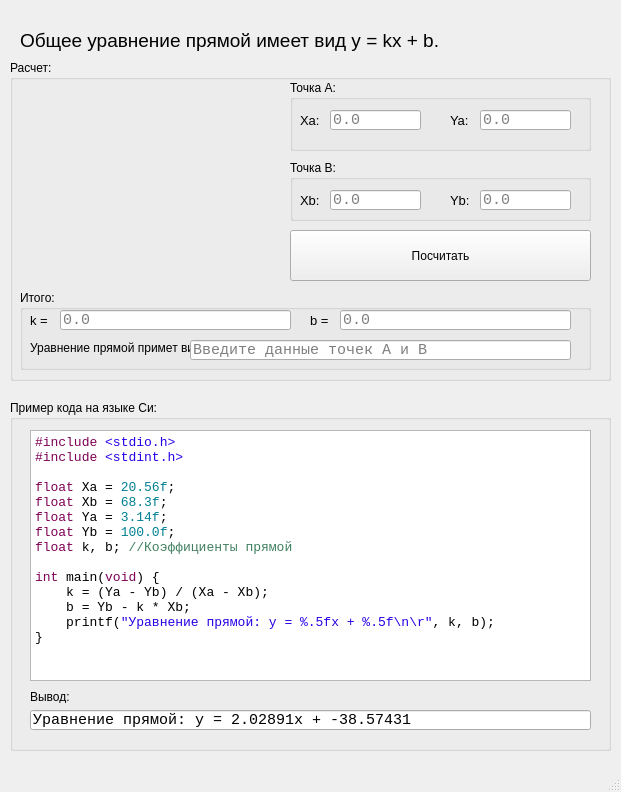
<?xml version="1.0" encoding="UTF-8"?>
<ui version="4.0">
 <class>calc_line_2_points</class>
 <widget class="QMainWindow" name="calc_line_2_points">
  <property name="geometry">
   <rect>
    <x>0</x>
    <y>0</y>
    <width>621</width>
    <height>792</height>
   </rect>
  </property>
  <property name="minimumSize">
   <size>
    <width>621</width>
    <height>559</height>
   </size>
  </property>
  <property name="maximumSize">
   <size>
    <width>621</width>
    <height>60000</height>
   </size>
  </property>
  <property name="windowTitle">
   <string>Уравнение прямой по 2 точкам</string>
  </property>
  <property name="windowIcon">
   <iconset resource="images.qrc">
    <normaloff>:/app2.ico</normaloff>:/app2.ico</iconset>
  </property>
  <property name="styleSheet">
   <string notr="true"/>
  </property>
  <widget class="QWidget" name="centralwidget">
   <widget class="QLabel" name="label_7">
    <property name="geometry">
     <rect>
      <x>20</x>
      <y>20</y>
      <width>441</width>
      <height>41</height>
     </rect>
    </property>
    <property name="font">
     <font>
      <family>Arial</family>
      <pointsize>14</pointsize>
     </font>
    </property>
    <property name="text">
     <string>Общее уравнение прямой имеет вид y = kx + b.</string>
    </property>
   </widget>
   <widget class="QGroupBox" name="groupBox">
    <property name="geometry">
     <rect>
      <x>10</x>
      <y>400</y>
      <width>601</width>
      <height>351</height>
     </rect>
    </property>
    <property name="title">
     <string>Пример кода на языке Си:</string>
    </property>
    <widget class="QTextBrowser" name="textBrowser">
     <property name="geometry">
      <rect>
       <x>20</x>
       <y>30</y>
       <width>561</width>
       <height>251</height>
      </rect>
     </property>
     <property name="font">
      <font>
       <family>Consolas</family>
       <pointsize>10</pointsize>
      </font>
     </property>
     <property name="html">
      <string>&lt;!DOCTYPE HTML PUBLIC &quot;-//W3C//DTD HTML 4.0//EN&quot; &quot;http://www.w3.org/TR/REC-html40/strict.dtd&quot;&gt;
&lt;html&gt;&lt;head&gt;&lt;meta name=&quot;qrichtext&quot; content=&quot;1&quot; /&gt;&lt;style type=&quot;text/css&quot;&gt;
p, li { white-space: pre-wrap; }
&lt;/style&gt;&lt;/head&gt;&lt;body style=&quot; font-family:'Consolas'; font-size:10pt; font-weight:400; font-style:normal;&quot;&gt;
&lt;p style=&quot; margin-top:0px; margin-bottom:0px; margin-left:0px; margin-right:0px; -qt-block-indent:0; text-indent:0px;&quot;&gt;&lt;span style=&quot; font-family:'MS Shell Dlg 2'; color:#7f0055;&quot;&gt;#include &lt;/span&gt;&lt;span style=&quot; font-family:'MS Shell Dlg 2'; color:#2800e6;&quot;&gt;&amp;lt;stdio.h&amp;gt;&lt;/span&gt;&lt;/p&gt;
&lt;p style=&quot; margin-top:0px; margin-bottom:0px; margin-left:0px; margin-right:0px; -qt-block-indent:0; text-indent:0px;&quot;&gt;&lt;span style=&quot; font-family:'MS Shell Dlg 2'; color:#7f0055;&quot;&gt;#include&lt;/span&gt;&lt;span style=&quot; font-family:'MS Shell Dlg 2'; color:#aa00ff;&quot;&gt; &lt;/span&gt;&lt;span style=&quot; font-family:'MS Shell Dlg 2'; color:#2800e6;&quot;&gt;&amp;lt;stdint.h&amp;gt;&lt;/span&gt;&lt;/p&gt;
&lt;p style=&quot; margin-top:0px; margin-bottom:0px; margin-left:0px; margin-right:0px; -qt-block-indent:0; text-indent:0px;&quot;&gt;&lt;span style=&quot; font-family:'MS Shell Dlg 2'; color:#aa00ff;&quot;&gt; &lt;/span&gt;&lt;/p&gt;
&lt;p style=&quot; margin-top:0px; margin-bottom:0px; margin-left:0px; margin-right:0px; -qt-block-indent:0; text-indent:0px;&quot;&gt;&lt;span style=&quot; font-family:'MS Shell Dlg 2'; color:#7f0055;&quot;&gt;float&lt;/span&gt;&lt;span style=&quot; font-family:'MS Shell Dlg 2'; color:#5500ff;&quot;&gt; &lt;/span&gt;&lt;span style=&quot; font-family:'MS Shell Dlg 2'; color:#000000;&quot;&gt;Xa = &lt;/span&gt;&lt;span style=&quot; font-family:'MS Shell Dlg 2'; color:#008092;&quot;&gt;20.56f&lt;/span&gt;&lt;span style=&quot; font-family:'MS Shell Dlg 2'; color:#000000;&quot;&gt;;&lt;/span&gt;&lt;/p&gt;
&lt;p style=&quot; margin-top:0px; margin-bottom:0px; margin-left:0px; margin-right:0px; -qt-block-indent:0; text-indent:0px;&quot;&gt;&lt;span style=&quot; font-family:'MS Shell Dlg 2'; color:#7f0055;&quot;&gt;float &lt;/span&gt;&lt;span style=&quot; font-family:'MS Shell Dlg 2'; color:#000000;&quot;&gt;Xb = &lt;/span&gt;&lt;span style=&quot; font-family:'MS Shell Dlg 2'; color:#008092;&quot;&gt;68.3f&lt;/span&gt;&lt;span style=&quot; font-family:'MS Shell Dlg 2'; color:#000000;&quot;&gt;;&lt;/span&gt;&lt;/p&gt;
&lt;p style=&quot; margin-top:0px; margin-bottom:0px; margin-left:0px; margin-right:0px; -qt-block-indent:0; text-indent:0px;&quot;&gt;&lt;span style=&quot; font-family:'MS Shell Dlg 2'; color:#7f0055;&quot;&gt;float &lt;/span&gt;&lt;span style=&quot; font-family:'MS Shell Dlg 2'; color:#000000;&quot;&gt;Ya = &lt;/span&gt;&lt;span style=&quot; font-family:'MS Shell Dlg 2'; color:#008092;&quot;&gt;3.14f&lt;/span&gt;&lt;span style=&quot; font-family:'MS Shell Dlg 2'; color:#000000;&quot;&gt;;&lt;/span&gt;&lt;/p&gt;
&lt;p style=&quot; margin-top:0px; margin-bottom:0px; margin-left:0px; margin-right:0px; -qt-block-indent:0; text-indent:0px;&quot;&gt;&lt;span style=&quot; font-family:'MS Shell Dlg 2'; color:#7f0055;&quot;&gt;float&lt;/span&gt;&lt;span style=&quot; font-family:'MS Shell Dlg 2'; color:#000000;&quot;&gt; Yb = &lt;/span&gt;&lt;span style=&quot; font-family:'MS Shell Dlg 2'; color:#008092;&quot;&gt;100.0f&lt;/span&gt;&lt;span style=&quot; font-family:'MS Shell Dlg 2'; color:#000000;&quot;&gt;;&lt;/span&gt;&lt;/p&gt;
&lt;p style=&quot; margin-top:0px; margin-bottom:0px; margin-left:0px; margin-right:0px; -qt-block-indent:0; text-indent:0px;&quot;&gt;&lt;span style=&quot; font-family:'MS Shell Dlg 2'; color:#7f0055;&quot;&gt;float&lt;/span&gt;&lt;span style=&quot; font-family:'MS Shell Dlg 2'; color:#000000;&quot;&gt; k, b; &lt;/span&gt;&lt;span style=&quot; font-family:'MS Shell Dlg 2'; color:#3f7f5f;&quot;&gt;//Коэффициенты прямой&lt;/span&gt;&lt;/p&gt;
&lt;p style=&quot;-qt-paragraph-type:empty; margin-top:0px; margin-bottom:0px; margin-left:0px; margin-right:0px; -qt-block-indent:0; text-indent:0px; font-family:'MS Shell Dlg 2'; color:#000000;&quot;&gt;&lt;br /&gt;&lt;/p&gt;
&lt;p style=&quot; margin-top:0px; margin-bottom:0px; margin-left:0px; margin-right:0px; -qt-block-indent:0; text-indent:0px;&quot;&gt;&lt;span style=&quot; font-family:'MS Shell Dlg 2'; color:#7f0055;&quot;&gt;int&lt;/span&gt;&lt;span style=&quot; font-family:'MS Shell Dlg 2'; color:#000000;&quot;&gt; main(&lt;/span&gt;&lt;span style=&quot; font-family:'MS Shell Dlg 2'; color:#7f0055;&quot;&gt;void&lt;/span&gt;&lt;span style=&quot; font-family:'MS Shell Dlg 2'; color:#000000;&quot;&gt;) {&lt;/span&gt;&lt;/p&gt;
&lt;p style=&quot; margin-top:0px; margin-bottom:0px; margin-left:0px; margin-right:0px; -qt-block-indent:0; text-indent:0px;&quot;&gt;&lt;span style=&quot; font-family:'MS Shell Dlg 2'; color:#000000;&quot;&gt;    k = (Ya - Yb) / (Xa - Xb);&lt;/span&gt;&lt;/p&gt;
&lt;p style=&quot; margin-top:0px; margin-bottom:0px; margin-left:0px; margin-right:0px; -qt-block-indent:0; text-indent:0px;&quot;&gt;&lt;span style=&quot; font-family:'MS Shell Dlg 2'; color:#000000;&quot;&gt;    b = Yb - k * Xb;&lt;/span&gt;&lt;/p&gt;
&lt;p style=&quot; margin-top:0px; margin-bottom:0px; margin-left:0px; margin-right:0px; -qt-block-indent:0; text-indent:0px;&quot;&gt;&lt;span style=&quot; font-family:'MS Shell Dlg 2'; color:#000000;&quot;&gt;    printf(&lt;/span&gt;&lt;span style=&quot; font-family:'MS Shell Dlg 2'; color:#2800e6;&quot;&gt;&amp;quot;Уравнение прямой: y = %.5fx + %.5f\n\r&amp;quot;&lt;/span&gt;&lt;span style=&quot; font-family:'MS Shell Dlg 2'; color:#000000;&quot;&gt;, k, b);&lt;/span&gt;&lt;/p&gt;
&lt;p style=&quot; margin-top:0px; margin-bottom:0px; margin-left:0px; margin-right:0px; -qt-block-indent:0; text-indent:0px;&quot;&gt;&lt;span style=&quot; font-family:'MS Shell Dlg 2'; color:#000000;&quot;&gt;}&lt;/span&gt;&lt;/p&gt;
&lt;p style=&quot;-qt-paragraph-type:empty; margin-top:0px; margin-bottom:0px; margin-left:0px; margin-right:0px; -qt-block-indent:0; text-indent:0px; font-family:'MS Shell Dlg 2'; color:#5500ff;&quot;&gt;&lt;br /&gt;&lt;/p&gt;&lt;/body&gt;&lt;/html&gt;</string>
     </property>
    </widget>
    <widget class="QLineEdit" name="lineEdit_example">
     <property name="geometry">
      <rect>
       <x>20</x>
       <y>310</y>
       <width>561</width>
       <height>20</height>
      </rect>
     </property>
     <property name="font">
      <font>
       <family>Consolas</family>
       <pointsize>11</pointsize>
      </font>
     </property>
     <property name="text">
      <string>Уравнение прямой: y = 2.02891x + -38.57431</string>
     </property>
     <property name="readOnly">
      <bool>true</bool>
     </property>
    </widget>
    <widget class="QLabel" name="label_10">
     <property name="geometry">
      <rect>
       <x>20</x>
       <y>290</y>
       <width>47</width>
       <height>13</height>
      </rect>
     </property>
     <property name="text">
      <string>Вывод:</string>
     </property>
    </widget>
   </widget>
   <widget class="QGroupBox" name="groupBox_2">
    <property name="geometry">
     <rect>
      <x>10</x>
      <y>60</y>
      <width>601</width>
      <height>321</height>
     </rect>
    </property>
    <property name="title">
     <string>Расчет:</string>
    </property>
    <widget class="QLabel" name="label">
     <property name="geometry">
      <rect>
       <x>10</x>
       <y>20</y>
       <width>251</width>
       <height>201</height>
      </rect>
     </property>
     <property name="text">
      <string/>
     </property>
     <property name="pixmap">
      <pixmap resource="images.qrc">:/graph.png</pixmap>
     </property>
    </widget>
    <widget class="QPushButton" name="pushButton">
     <property name="geometry">
      <rect>
       <x>280</x>
       <y>170</y>
       <width>301</width>
       <height>51</height>
      </rect>
     </property>
     <property name="text">
      <string>Посчитать</string>
     </property>
    </widget>
    <widget class="QGroupBox" name="groupBox_3">
     <property name="geometry">
      <rect>
       <x>280</x>
       <y>20</y>
       <width>301</width>
       <height>71</height>
      </rect>
     </property>
     <property name="title">
      <string>Точка А:</string>
     </property>
     <widget class="QLineEdit" name="lineEdit_Ya">
      <property name="geometry">
       <rect>
        <x>190</x>
        <y>30</y>
        <width>91</width>
        <height>20</height>
       </rect>
      </property>
      <property name="font">
       <font>
        <family>Consolas</family>
        <pointsize>11</pointsize>
       </font>
      </property>
      <property name="text">
       <string/>
      </property>
      <property name="placeholderText">
       <string>0.0</string>
      </property>
     </widget>
     <widget class="QLabel" name="label_3">
      <property name="geometry">
       <rect>
        <x>160</x>
        <y>30</y>
        <width>31</width>
        <height>21</height>
       </rect>
      </property>
      <property name="font">
       <font>
        <pointsize>10</pointsize>
       </font>
      </property>
      <property name="text">
       <string>Ya:</string>
      </property>
     </widget>
     <widget class="QLabel" name="label_2">
      <property name="geometry">
       <rect>
        <x>10</x>
        <y>30</y>
        <width>31</width>
        <height>21</height>
       </rect>
      </property>
      <property name="font">
       <font>
        <pointsize>10</pointsize>
       </font>
      </property>
      <property name="text">
       <string>Xa:</string>
      </property>
     </widget>
     <widget class="QLineEdit" name="lineEdit_Xa">
      <property name="geometry">
       <rect>
        <x>40</x>
        <y>30</y>
        <width>91</width>
        <height>20</height>
       </rect>
      </property>
      <property name="font">
       <font>
        <family>Consolas</family>
        <pointsize>11</pointsize>
       </font>
      </property>
      <property name="text">
       <string/>
      </property>
      <property name="placeholderText">
       <string>0.0</string>
      </property>
     </widget>
    </widget>
    <widget class="QGroupBox" name="groupBox_4">
     <property name="geometry">
      <rect>
       <x>280</x>
       <y>100</y>
       <width>301</width>
       <height>61</height>
      </rect>
     </property>
     <property name="title">
      <string>Точка B:</string>
     </property>
     <widget class="QLineEdit" name="lineEdit_Yb">
      <property name="geometry">
       <rect>
        <x>190</x>
        <y>30</y>
        <width>91</width>
        <height>20</height>
       </rect>
      </property>
      <property name="font">
       <font>
        <family>Consolas</family>
        <pointsize>11</pointsize>
       </font>
      </property>
      <property name="text">
       <string/>
      </property>
      <property name="placeholderText">
       <string>0.0</string>
      </property>
     </widget>
     <widget class="QLabel" name="label_5">
      <property name="geometry">
       <rect>
        <x>10</x>
        <y>30</y>
        <width>21</width>
        <height>21</height>
       </rect>
      </property>
      <property name="font">
       <font>
        <pointsize>10</pointsize>
       </font>
      </property>
      <property name="text">
       <string>Xb:</string>
      </property>
     </widget>
     <widget class="QLineEdit" name="lineEdit_Xb">
      <property name="geometry">
       <rect>
        <x>40</x>
        <y>30</y>
        <width>91</width>
        <height>20</height>
       </rect>
      </property>
      <property name="font">
       <font>
        <family>Consolas</family>
        <pointsize>11</pointsize>
       </font>
      </property>
      <property name="placeholderText">
       <string>0.0</string>
      </property>
     </widget>
     <widget class="QLabel" name="label_4">
      <property name="geometry">
       <rect>
        <x>160</x>
        <y>30</y>
        <width>21</width>
        <height>21</height>
       </rect>
      </property>
      <property name="font">
       <font>
        <pointsize>10</pointsize>
       </font>
      </property>
      <property name="text">
       <string>Yb:</string>
      </property>
     </widget>
    </widget>
    <widget class="QGroupBox" name="groupBox_5">
     <property name="geometry">
      <rect>
       <x>10</x>
       <y>230</y>
       <width>571</width>
       <height>80</height>
      </rect>
     </property>
     <property name="title">
      <string>Итого:</string>
     </property>
     <widget class="QLabel" name="label_6">
      <property name="geometry">
       <rect>
        <x>10</x>
        <y>50</y>
        <width>161</width>
        <height>16</height>
       </rect>
      </property>
      <property name="text">
       <string>Уравнение прямой примет вид:</string>
      </property>
     </widget>
     <widget class="QLabel" name="label_9">
      <property name="geometry">
       <rect>
        <x>290</x>
        <y>20</y>
        <width>31</width>
        <height>21</height>
       </rect>
      </property>
      <property name="font">
       <font>
        <pointsize>10</pointsize>
       </font>
      </property>
      <property name="text">
       <string>b =</string>
      </property>
     </widget>
     <widget class="QLabel" name="label_8">
      <property name="geometry">
       <rect>
        <x>10</x>
        <y>20</y>
        <width>31</width>
        <height>21</height>
       </rect>
      </property>
      <property name="font">
       <font>
        <pointsize>10</pointsize>
       </font>
      </property>
      <property name="text">
       <string>k =</string>
      </property>
     </widget>
     <widget class="QLineEdit" name="lineEdit_b">
      <property name="geometry">
       <rect>
        <x>320</x>
        <y>20</y>
        <width>231</width>
        <height>20</height>
       </rect>
      </property>
      <property name="font">
       <font>
        <family>Consolas</family>
        <pointsize>11</pointsize>
       </font>
      </property>
      <property name="inputMask">
       <string/>
      </property>
      <property name="text">
       <string/>
      </property>
      <property name="readOnly">
       <bool>true</bool>
      </property>
      <property name="placeholderText">
       <string>0.0</string>
      </property>
     </widget>
     <widget class="QLineEdit" name="lineEdit_k">
      <property name="geometry">
       <rect>
        <x>40</x>
        <y>20</y>
        <width>231</width>
        <height>20</height>
       </rect>
      </property>
      <property name="font">
       <font>
        <family>Consolas</family>
        <pointsize>11</pointsize>
       </font>
      </property>
      <property name="inputMask">
       <string/>
      </property>
      <property name="text">
       <string/>
      </property>
      <property name="readOnly">
       <bool>true</bool>
      </property>
      <property name="placeholderText">
       <string>0.0</string>
      </property>
     </widget>
     <widget class="QLineEdit" name="lineEdit_y">
      <property name="geometry">
       <rect>
        <x>170</x>
        <y>50</y>
        <width>381</width>
        <height>20</height>
       </rect>
      </property>
      <property name="font">
       <font>
        <family>Consolas</family>
        <pointsize>11</pointsize>
       </font>
      </property>
      <property name="readOnly">
       <bool>true</bool>
      </property>
      <property name="placeholderText">
       <string>Введите данные точек A и B</string>
      </property>
     </widget>
    </widget>
   </widget>
  </widget>
  <widget class="QMenuBar" name="menubar">
   <property name="geometry">
    <rect>
     <x>0</x>
     <y>0</y>
     <width>621</width>
     <height>21</height>
    </rect>
   </property>
  </widget>
  <widget class="QStatusBar" name="statusbar"/>
 </widget>
 <resources>
  <include location="images.qrc"/>
 </resources>
 <connections/>
</ui>
